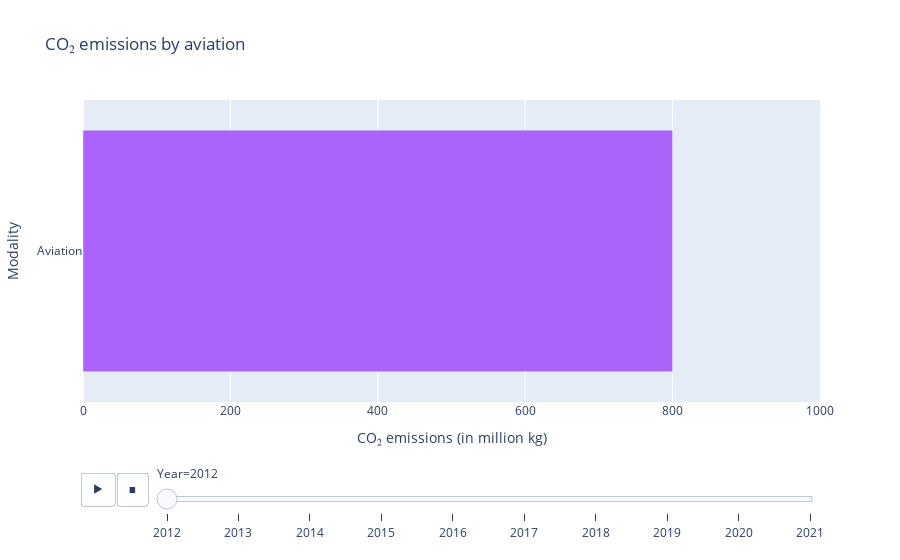

Here is the notebook cell this chart was saved with:
### Markdown cell above
To answer the third sub question "How does COVID-19 influence the CO₂ emissions by aviation on Dutch territory?" the figure above can be used among others. Visible is that the CO₂ emissions by aviation decreased by 400 million kilogram from 2019 till 2020. It decreased by 44.4% in the first year of COVID-19. This is a huge decrease. After the first year of COVID-19 (2019-2020) the CO₂ emissions stayed the samed and did not increase or decrease. From 2020 till 2021 the CO₂ emissions by aviation stayed 500 million kilograms.

### Code cell
fig = px.bar(df_aviation, x = 'CO₂ emissions', y = 'Modality', animation_frame = 'Year', animation_group = 'CO₂ emissions', title = 'CO₂ emissions by aviation')
fig.update_traces(marker=dict(color = '#AB63FA'))
fig.update_layout(xaxis_title = 'CO₂ emissions (in million kg)')
fig.update_xaxes(range = [0, 1000])
fig.show()

### Figure 1 — Plotly figure (JSON) as saved in the notebook; plotly's stock layout.template omitted (floating-point values rounded to 4 significant figures)
{"data": [{"alignmentgroup": "True", "hovertemplate": "Year=2012<br>CO₂ emissions=%{x}<br>Modality=%{y}<extra></extra>", "ids": [800], "legendgroup": "", "marker": {"color": "#AB63FA", "pattern": {"shape": ""}}, "name": "", "offsetgroup": "", "orientation": "h", "showlegend": false, "textposition": "auto", "type": "bar", "x": [800], "xaxis": "x", "y": ["Aviation"], "yaxis": "y"}], "layout": {"barmode": "relative", "legend": {"tracegroupgap": 0}, "sliders": [{"active": 0, "currentvalue": {"prefix": "Year="}, "len": 0.9, "pad": {"b": 10, "t": 60}, "steps": [{"args": [["2012"], {"frame": {"duration": 0, "redraw": true}, "fromcurrent": true, "mode": "immediate", "transition": {"duration": 0, "easing": "linear"}}], "label": "2012", "method": "animate"}, {"args": [["2013"], {"frame": {"duration": 0, "redraw": true}, "fromcurrent": true, "mode": "immediate", "transition": {"duration": 0, "easing": "linear"}}], "label": "2013", "method": "animate"}, {"args": [["2014"], {"frame": {"duration": 0, "redraw": true}, "fromcurrent": true, "mode": "immediate", "transition": {"duration": 0, "easing": "linear"}}], "label": "2014", "method": "animate"}, {"args": [["2015"], {"frame": {"duration": 0, "redraw": true}, "fromcurrent": true, "mode": "immediate", "transition": {"duration": 0, "easing": "linear"}}], "label": "2015", "method": "animate"}, {"args": [["2016"], {"frame": {"duration": 0, "redraw": true}, "fromcurrent": true, "mode": "immediate", "transition": {"duration": 0, "easing": "linear"}}], "label": "2016", "method": "animate"}, {"args": [["2017"], {"frame": {"duration": 0, "redraw": true}, "fromcurrent": true, "mode": "immediate", "transition": {"duration": 0, "easing": "linear"}}], "label": "2017", "method": "animate"}, {"args": [["2018"], {"frame": {"duration": 0, "redraw": true}, "fromcurrent": true, "mode": "immediate", "transition": {"duration": 0, "easing": "linear"}}], "label": "2018", "method": "animate"}, {"args": [["2019"], {"frame": {"duration": 0, "redraw": true}, "fromcurrent": true, "mode": "immediate", "transition": {"duration": 0, "easing": "linear"}}], "label": "2019", "method": "animate"}, {"args": [["2020"], {"frame": {"duration": 0, "redraw": true}, "fromcurrent": true, "mode": "immediate", "transition": {"duration": 0, "easing": "linear"}}], "label": "2020", "method": "animate"}, {"args": [["2021"], {"frame": {"duration": 0, "redraw": true}, "fromcurrent": true, "mode": "immediate", "transition": {"duration": 0, "easing": "linear"}}], "label": "2021", "method": "animate"}], "x": 0.1, "xanchor": "left", "y": 0, "yanchor": "top"}], "title": {"text": "CO₂ emissions by aviation"}, "updatemenus": [{"buttons": [{"args": [null, {"frame": {"duration": 500, "redraw": true}, "fromcurrent": true, "mode": "immediate", "transition": {"duration": 500, "easing": "linear"}}], "label": "&#9654;", "method": "animate"}, {"args": [[null], {"frame": {"duration": 0, "redraw": true}, "fromcurrent": true, "mode": "immediate", "transition": {"duration": 0, "easing": "linear"}}], "label": "&#9724;", "method": "animate"}], "direction": "left", "pad": {"r": 10, "t": 70}, "showactive": false, "type": "buttons", "x": 0.1, "xanchor": "right", "y": 0, "yanchor": "top"}], "xaxis": {"anchor": "y", "domain": [0, 1], "range": [0, 1000], "title": {"text": "CO₂ emissions (in million kg)"}}, "yaxis": {"anchor": "x", "domain": [0, 1], "title": {"text": "Modality"}}}}
